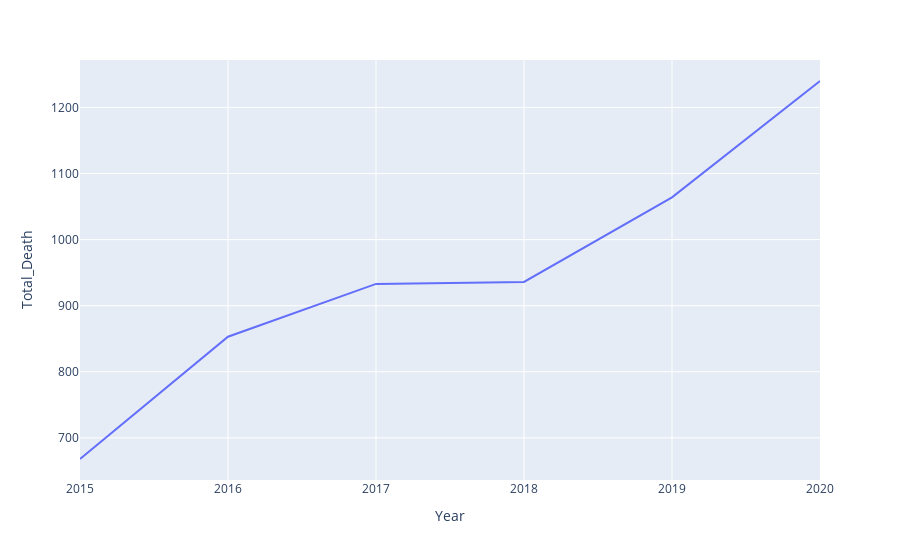

Notebook cell for this chart:
### Code cell
fig = px.line(Total_Death_Year_DF, x="Year", y="Total_Death")#, color="Total_Death",
#      line_group="Total_Death")
fig.show()

### Figure 1 — Plotly figure (JSON) as saved in the notebook; plotly's stock layout.template omitted (floating-point values rounded to 4 significant figures)
{"data": [{"hovertemplate": "Year=%{x}<br>Total_Death=%{y}<extra></extra>", "legendgroup": "", "line": {"color": "#636efa", "dash": "solid"}, "marker": {"symbol": "circle"}, "mode": "lines", "name": "", "orientation": "v", "showlegend": false, "type": "scatter", "x": [2020, 2019, 2018, 2017, 2016, 2015], "xaxis": "x", "y": [1240, 1064, 936, 933, 853, 668], "yaxis": "y"}], "layout": {"legend": {"tracegroupgap": 0}, "margin": {"t": 60}, "xaxis": {"anchor": "y", "domain": [0, 1], "title": {"text": "Year"}}, "yaxis": {"anchor": "x", "domain": [0, 1], "title": {"text": "Total_Death"}}}}
